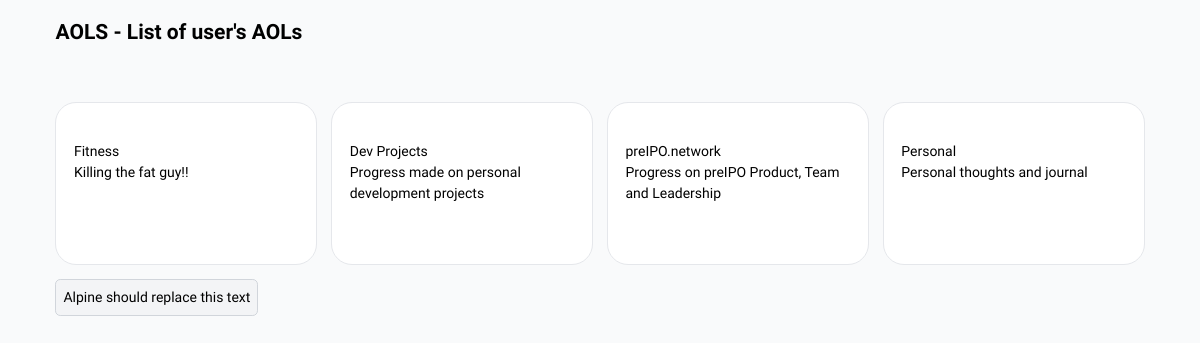
The page /aols/ (signed in) on the database as committed earlier.
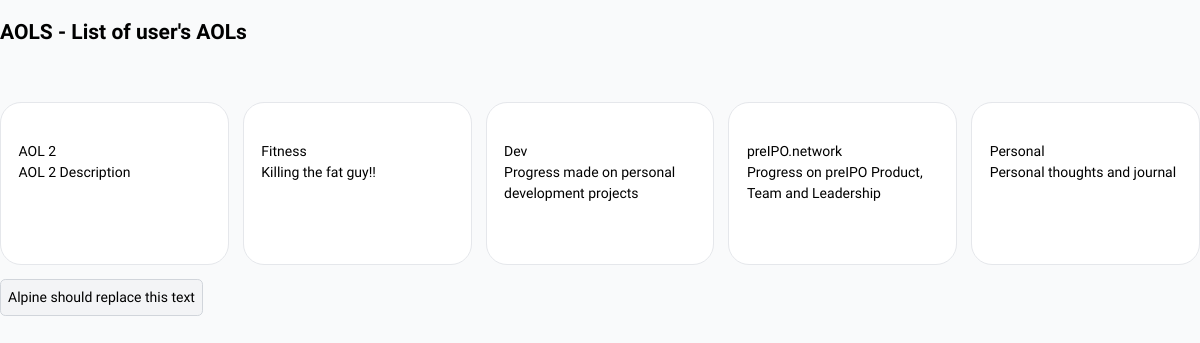
The same page on the database as committed later.
### snapshots/models.py (models this page shows, shortened)
class AreaOfLife(models.Model):
    owner = models.ForeignKey('auth.User', on_delete=models.CASCADE)
    name = models.CharField(max_length=200)
    description = models.TextField()

### rule4be/page_views.py (the view)
# urls.py: path('aols/', page_views.load_aols_page, name='load_aols_page'),
@login_required
def load_aols_page(request):
    aols = request.user.areaoflife_set.all()
    today = datetime.now().strftime('%Y-%m-%d')
    yesterday = (datetime.now() - timezone.timedelta(days=1)
                 ).strftime('%Y-%m-%d')
    last_week = (datetime.now() - timezone.timedelta(days=7)
                 ).strftime('%Y-%m-%d')
    last_month = (datetime.now() - relativedelta(months=1)
                  ).strftime('%Y-%m-%d')
    last_year = (datetime.now() - relativedelta(years=1)).strftime('%Y-%m-%d')
    for aol in aols:
        aol.snapshots = {
            'today': Snapshot.objects.filter(created=today, area_of_life=aol),
            'yesterday': Snapshot.objects.filter(created=yesterday, area_of_life=aol),
            'last_week': Snapshot.objects.filter(created=last_week, area_of_life=aol),
            'last_month': Snapshot.objects.filter(created=last_month, area_of_life=aol),
            'last_year': Snapshot.objects.filter(created=last_year, area_of_life=aol),
        }
    context = {
        'aols': aols,
    }
    return render(request, 'rule4be/aols.html', context)

### rule4be/templates/rule4be/aols.html (shortened to what this page needs)
{% extends 'rule4be/main.html' %}
{% load static %}
{% block content %}
<h1 class="font-semibold text-2xl">AOLS - List of user's AOLs</h1>
<div class="mt-10">
    <button
        hx-get="{% url 'create_aol' %}"
        hx-headers='{"Content-Type":"text/html"}'
        hx-accept="text/html"
        hx-trigger="click"
        hx-target="#create-form"
        hx-swap="outerHTML">
            <i class="icon icon--add"></i>
    </button>
</div>
<div class="aol-container flex gap-4">
    {% for area_of_life in aols %}
    <div class="aol-item card">
        <button hx-get="{% url 'create_snapshot' area_of_life.id %}" hx-headers='{"Content-Type":"text/html"}'
            hx-accept="text/html" hx-target="#create-form-{{ area_of_life.id }}" hx-trigger="click" hx-swap="outerHTML">
            <i class="icon icon--add"></i>
        </button>
        <h1>{{ area_of_life.name }}</h1>
        <p>{{ area_of_life.description }}</p>
        <button hx-get="{% url 'edit_aol' area_of_life.id %}" hx-headers='{"Content-Type":"text/html"}'
            hx-accept="text/html" hx-target="#create-form-{{ area_of_life.id }}" hx-trigger="click" hx-swap="outerHTML">
            <i class="icon icon--edit"></i>
        </button>
        <button hx-get="{% url 'delete_aol' area_of_life.id %}" hx-headers='{"Content-Type":"text/html"}'
            hx-accept="text/html" hx-target="#create-form-{{ area_of_life.id }}" hx-trigger="click" hx-swap="outerHTML">
            <i class="icon icon--delete"></i>
        </button>
        <br>
    </div>
    {% endfor %}
</div>
<button
    id="alpineTest"
    class="border border-gray-300 bg-gray-100 p-2 rounded-md mt-4"
    x-data>Alpine should replace this text</button>
{% endblock %}

Rows that differ between the two databases and show on the page:
added AreaOfLife: name "AOL 2", description "AOL 2 Description"
changed AreaOfLife "Progress made on personal development projects": name "Dev Projects" → "Dev"
